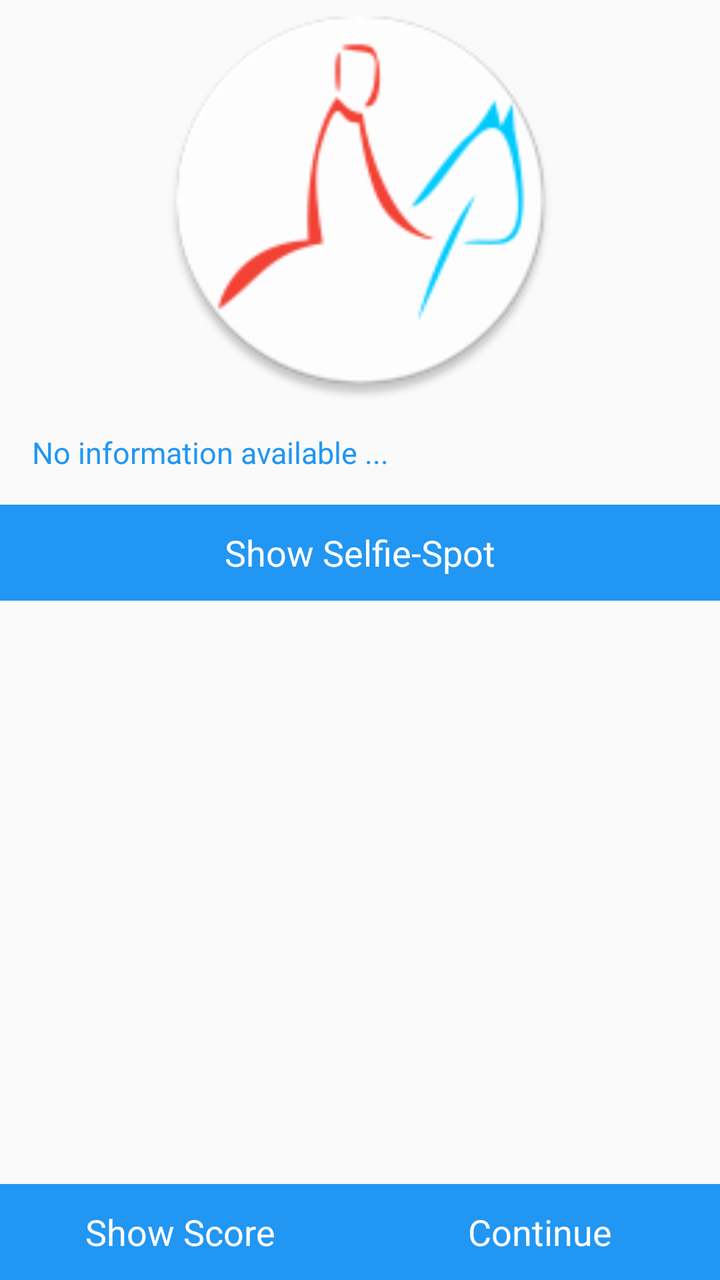
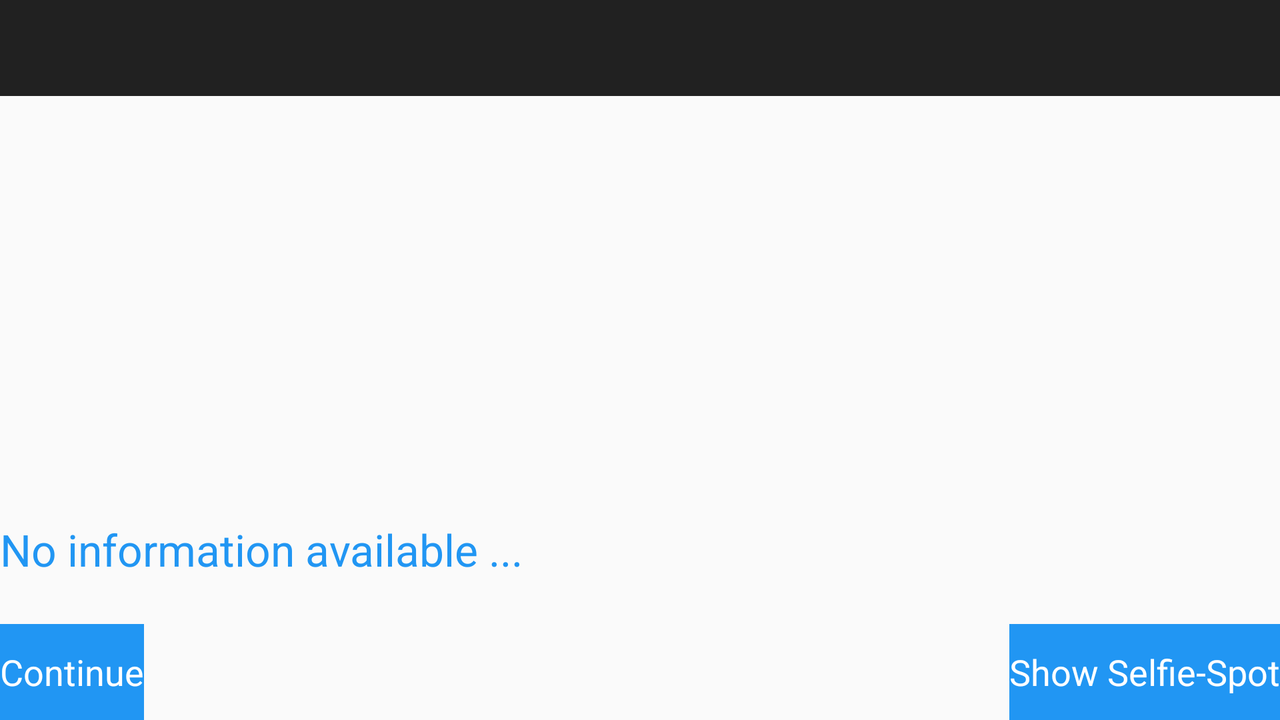

One screen, two layout resources from the same app: the default and the author's alternative for another configuration. Each is rendered where Android would select it; the XML of both is given below.
<!-- AndroidManifest.xml: application theme WeltkulturerbeBambergAppTheme -->
<!-- res/layout/activity_information.xml -->
<RelativeLayout xmlns:android="http://schemas.android.com/apk/res/android"
    xmlns:tools="http://schemas.android.com/tools"
    xmlns:app="http://schemas.android.com/apk/res-auto"
    android:layout_width="match_parent"
    android:layout_height="match_parent"
    app:contentInsetEnd="0dp"
    app:contentInsetStart="0dp"
    tools:context="com.github.wksb.wkebapp.activity.InformationActivity">

    <ScrollView
        android:layout_width="wrap_content"
        android:layout_height="wrap_content"
        android:id="@+id/scrollView"
        android:layout_alignParentLeft="true"
        android:layout_alignParentStart="true"
        android:layout_alignParentRight="true"
        android:layout_alignParentEnd="true"
        android:layout_above="@+id/linearLayout3"
        android:layout_alignParentTop="true">

        <LinearLayout
            android:orientation="vertical"
            android:layout_width="match_parent"
            android:layout_height="match_parent">

            <ImageView
                android:layout_width="fill_parent"
                android:layout_height="200dp"
                android:id="@+id/iv_info_image"
                android:layout_gravity="center_horizontal"
                android:minHeight="250dp"
                android:layout_alignParentTop="true"
                android:layout_alignParentRight="true"
                android:layout_alignParentEnd="true"
                android:src="@mipmap/ic_launcher" />

            <TextView
                android:layout_width="fill_parent"
                android:layout_height="wrap_content"
                android:id="@+id/tv_info_information"
                android:text="@string/tv_info_information"
                android:textAppearance="?android:attr/textAppearanceLarge"
                style="@style/WeltkulturerbeBambergAppTheme.TextView.Small"
                android:padding="16dp" />

            <Button
                android:layout_width="fill_parent"
                android:layout_height="wrap_content"
                android:id="@+id/btn_info_selfie_spot"
                android:layout_gravity="center_horizontal"
                android:text="@string/btn_info_selfie_spot" />

        </LinearLayout>
    </ScrollView>

    <LinearLayout
        android:orientation="horizontal"
        android:layout_width="match_parent"
        android:layout_height="wrap_content"
        android:layout_alignParentLeft="true"
        android:layout_alignParentStart="true"
        android:layout_alignParentBottom="true"
        android:id="@+id/linearLayout3">

        <Button
            android:layout_width="fill_parent"
            android:layout_height="wrap_content"
            android:id="@+id/btn_info_score"
            android:text="@string/btn_info_score"
            android:layout_gravity="bottom"
            android:layout_weight="1" />

        <Button
            android:layout_width="fill_parent"
            android:layout_height="wrap_content"
            android:id="@+id/btn_info_continue"
            android:text="@string/btn_info_continue"
            android:layout_gravity="bottom"
            android:layout_weight="1"/>
    </LinearLayout>

</RelativeLayout>
<!-- resources referenced by this layout -->
<resources>
  <!-- mipmap ic_launcher: png bitmap (mipmap-hdpi, 3715 bytes) -->
  <string name="btn_info_continue">Continue</string>
  <string name="btn_info_score">Show Score</string>
  <string name="btn_info_selfie_spot">Show Selfie-Spot</string>
  <string name="tv_info_information">No information available ...</string>
  <style name="WeltkulturerbeBambergAppTheme.TextView.Small" parent="android:Widget.Holo.Light.TextView">
          <item name="android:textColor">@color/PrimaryColor</item>
          <item name="android:textSize">15sp</item>
      </style>
  <style name="WeltkulturerbeBambergAppTheme" parent="Theme.AppCompat.Light.DarkActionBar">
          <item name="android:actionBarStyle">@style/WeltkulturerbeBambergAppTheme.ActionBar</item> 
          <item name="android:buttonStyle">@style/WeltkulturerbeBambergAppTheme.Button</item> 
          <item name="android:textViewStyle">@style/WeltkulturerbeBambergAppTheme.TextView</item> 
          <item name="android:windowFullscreen">true</item> 
  
          
          <item name="actionBarStyle">@style/WeltkulturerbeBambergAppTheme.ActionBar</item> 
      </style>
  <color name="PrimaryColor">@color/light_blue</color>
  <style name="WeltkulturerbeBambergAppTheme.ActionBar" parent="Widget.AppCompat.Light.ActionBar.Solid.Inverse">
          <item name="android:background">@color/PrimaryColor</item>
          <item name="android:displayOptions">showTitle</item>
          <item name="android:textColor">@color/white</item>
          <item name="android:titleTextStyle">@style/WeltkulturerbeBambergAppTheme.ActionBar.TitleText</item>
  
          
          <item name="background">@color/PrimaryColor</item>
          <item name="displayOptions">showTitle</item>
          <item name="titleTextStyle">@style/WeltkulturerbeBambergAppTheme.ActionBar.TitleText</item>
      </style>
  <style name="WeltkulturerbeBambergAppTheme.Button" parent="android:Widget.Holo.Light.Button">
          <item name="android:background">@drawable/button</item>
          <item name="android:textColor">@color/SecondaryColor</item>
          <item name="android:clickable">true</item>
          <item name="android:focusable">true</item>
      </style>
  <style name="WeltkulturerbeBambergAppTheme.TextView" parent="android:Widget.Holo.Light.TextView">
          <item name="android:textColor">@color/PrimaryColor</item>
      </style>
  <color name="light_blue">#2196f3</color>
  <color name="white">#ffffff</color>
  <style name="WeltkulturerbeBambergAppTheme.ActionBar.TitleText" parent="TextAppearance.AppCompat.Widget.ActionBar.Title">
          <item name="android:textColor">@color/SecondaryColor</item>
      </style>
  <!-- drawable button (drawable) -->
  <?xml version="1.0" encoding="utf-8"?>
  <selector xmlns:android="http://schemas.android.com/apk/res/android">
      <item
          android:state_selected="true">
          <color android:color="@color/PrimaryColorDarker"/>
      </item>
      <item
          android:state_pressed="true">
          <color android:color="@color/PrimaryColorDarker"/>
      </item>
      <item>
          <color android:color="@color/PrimaryColor"/>
      </item>
  </selector>
  <color name="SecondaryColor">@color/white</color>
</resources>
<!-- res/layout-land/activity_information.xml (the author's variant of the layout above) -->
<!-- drawn on the phone turned sideways -->
<RelativeLayout xmlns:android="http://schemas.android.com/apk/res/android"
    xmlns:tools="http://schemas.android.com/tools"
    xmlns:app="http://schemas.android.com/apk/res-auto"
    android:layout_width="match_parent"
    android:layout_height="match_parent"
    app:contentInsetEnd="0dp"
    app:contentInsetStart="0dp"
    tools:context="com.github.weltkulturschnitzelbamberg.weltkulturerbebambergapp.activity.InformationActivity">

    <ImageView
        android:layout_width="fill_parent"
        android:layout_height="wrap_content"
        android:id="@+id/iv_info_image"
        android:layout_gravity="center_horizontal"
        android:background="#fffafafa"
        android:minHeight="250dp"
        android:layout_alignParentTop="true"
        android:layout_marginBottom="10dp"
        android:layout_alignParentRight="true"
        android:layout_alignParentEnd="true" />

    <TextView
        android:layout_width="fill_parent"
        android:layout_height="wrap_content"
        android:textAppearance="?android:attr/textAppearanceLarge"
        android:id="@+id/tv_info_information"
        android:text="@string/tv_info_information"
        android:layout_below="@+id/iv_info_image"
        android:layout_marginBottom="20dp"
        android:layout_alignRight="@+id/iv_info_image"
        android:layout_alignEnd="@+id/iv_info_image" />

    <Button
        android:layout_width="wrap_content"
        android:layout_height="wrap_content"
        android:id="@+id/btn_info_selfie_spot"
        android:layout_gravity="center_horizontal"
        android:text="@string/btn_info_selfie_spot"
        android:layout_above="@+id/btn_info_score"
        android:layout_alignParentRight="true"
        android:layout_alignParentEnd="true" />

    <Button
        android:layout_width="wrap_content"
        android:layout_height="wrap_content"
        android:id="@+id/btn_info_continue"
        android:layout_gravity="center_horizontal"
        android:text="@string/btn_info_continue"
        android:layout_alignParentBottom="true"
        android:layout_alignParentLeft="true"
        android:layout_alignParentStart="true" />

    <Button
        android:layout_width="wrap_content"
        android:layout_height="wrap_content"
        android:id="@+id/btn_info_score"
        android:layout_gravity="center_horizontal"
        android:visibility="invisible"
        android:text="@string/btn_info_score"
        android:layout_below="@+id/btn_info_continue"
        android:layout_centerHorizontal="true" />

    <android.support.v7.widget.Toolbar
        android:id="@+id/info_toolbar"
        android:layout_height="@dimen/abc_action_bar_default_height_material"
        android:layout_width="match_parent"
        android:minHeight="@dimen/abc_action_bar_default_height_material"
        android:background="?attr/colorPrimary"
        />
</RelativeLayout>
<!-- resources referenced by the variant -->
<!-- as the phone turned sideways resolves them -->
<resources>
  <string name="btn_info_continue">Continue</string>
  <string name="btn_info_score">Show Score</string>
  <string name="btn_info_selfie_spot">Show Selfie-Spot</string>
  <string name="tv_info_information">No information available ...</string>
  <style name="WeltkulturerbeBambergAppTheme" parent="Theme.AppCompat.Light.DarkActionBar">
          <item name="android:actionBarStyle">@style/WeltkulturerbeBambergAppTheme.ActionBar</item> 
          <item name="android:buttonStyle">@style/WeltkulturerbeBambergAppTheme.Button</item> 
          <item name="android:textViewStyle">@style/WeltkulturerbeBambergAppTheme.TextView</item> 
          <item name="android:windowFullscreen">true</item> 
  
          
          <item name="actionBarStyle">@style/WeltkulturerbeBambergAppTheme.ActionBar</item> 
      </style>
  <style name="WeltkulturerbeBambergAppTheme.ActionBar" parent="Widget.AppCompat.Light.ActionBar.Solid.Inverse">
          <item name="android:background">@color/PrimaryColor</item>
          <item name="android:displayOptions">showTitle</item>
          <item name="android:textColor">@color/white</item>
          <item name="android:titleTextStyle">@style/WeltkulturerbeBambergAppTheme.ActionBar.TitleText</item>
  
          
          <item name="background">@color/PrimaryColor</item>
          <item name="displayOptions">showTitle</item>
          <item name="titleTextStyle">@style/WeltkulturerbeBambergAppTheme.ActionBar.TitleText</item>
      </style>
  <style name="WeltkulturerbeBambergAppTheme.Button" parent="android:Widget.Holo.Light.Button">
          <item name="android:background">@drawable/button</item>
          <item name="android:textColor">@color/SecondaryColor</item>
          <item name="android:clickable">true</item>
          <item name="android:focusable">true</item>
      </style>
  <style name="WeltkulturerbeBambergAppTheme.TextView" parent="android:Widget.Holo.Light.TextView">
          <item name="android:textColor">@color/PrimaryColor</item>
      </style>
  <color name="PrimaryColor">@color/light_blue</color>
  <color name="white">#ffffff</color>
  <style name="WeltkulturerbeBambergAppTheme.ActionBar.TitleText" parent="TextAppearance.AppCompat.Widget.ActionBar.Title">
          <item name="android:textColor">@color/SecondaryColor</item>
      </style>
  <!-- drawable button (drawable) -->
  <?xml version="1.0" encoding="utf-8"?>
  <selector xmlns:android="http://schemas.android.com/apk/res/android">
      <item
          android:state_selected="true">
          <color android:color="@color/PrimaryColorDarker"/>
      </item>
      <item
          android:state_pressed="true">
          <color android:color="@color/PrimaryColorDarker"/>
      </item>
      <item>
          <color android:color="@color/PrimaryColor"/>
      </item>
  </selector>
  <color name="SecondaryColor">@color/white</color>
  <color name="light_blue">#2196f3</color>
</resources>
